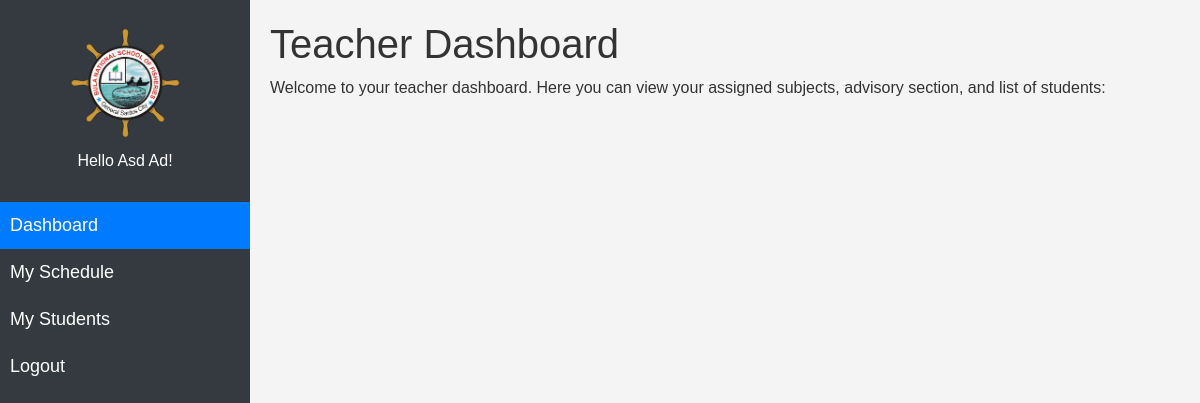
The app's page /modules_teacher/dashboard/index.php (signed in), older data.
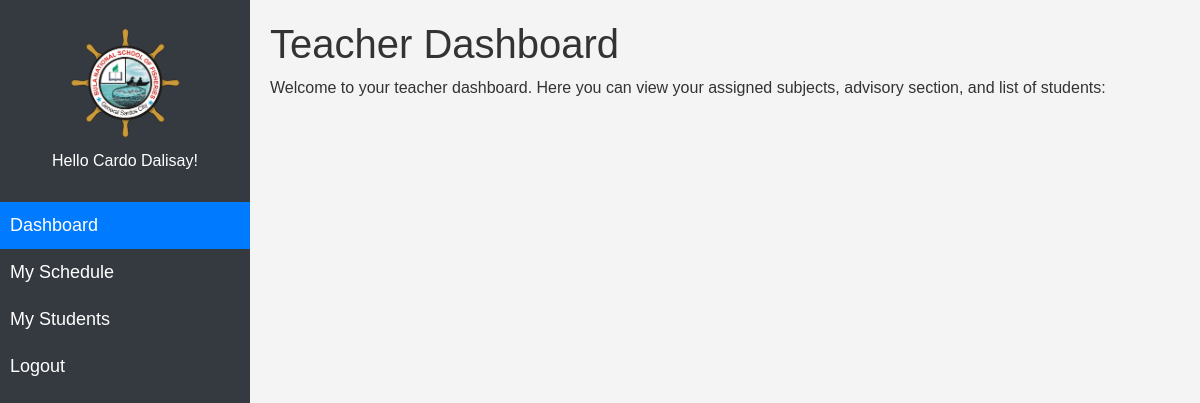
The same page, newer data.
### tables this page shows
CREATE TABLE `teacher` (
  `id` int(11) NOT NULL,
  `id_number` varchar(20) NOT NULL,
  `last_name` varchar(50) NOT NULL,
  `middle_name` varchar(50) DEFAULT NULL,
  `first_name` varchar(50) NOT NULL,
  `gender` varchar(50) NOT NULL,
  `age` varchar(50) NOT NULL,
  `nationality` varchar(50) NOT NULL,
  `birthday` date NOT NULL,
  `address` varchar(255) NOT NULL,
  `contact` varchar(15) NOT NULL,
  `email` varchar(100) NOT NULL,
  `username` varchar(50) NOT NULL,
  `password` varchar(255) NOT NULL,
  `del_status` varchar(50) NOT NULL,
  `created_at` timestamp NOT NULL DEFAULT current_timestamp()
);

### navbar_teacher.php (the view, shortened to what this page needs)
<?php
include "../../db_conn.php";
if (isset($_SESSION['id'])) {
    $id = $_SESSION['id'];
    $query = mysqli_query($conn, "SELECT * FROM teacher where id = '$id' AND del_status != 'deleted'");
    $row = mysqli_fetch_array($query);
}
?>
<div class="sidebar" id="sidebar">
    <div>
      <img src="../../assets/img/logo.png" alt="Logo" class="logo">
    </div>
    <h6 class="text-center">Hello <?php echo $row['first_name'] . " " . $row['last_name'] ?>! </h6>
<br>
    <a href="../dashboard" class="<?php if ($page == 'Dashboard') {echo 'active';} ?>" >Dashboard</a>
    <a href="../schedule" class="<?php if ($page == 'Schedule') {echo 'active';} ?>">My Schedule</a>
    <a href="../students" class="<?php if ($page == 'Students') {echo 'active';} ?>">My Students</a>
    <a href="../../logout.php">Logout</a>
  </div>

Row changes from the older to the newer data that the page shows:
changed teacher: first_name "Asd" → "Cardo"; last_name "Ad" → "Dalisay"
